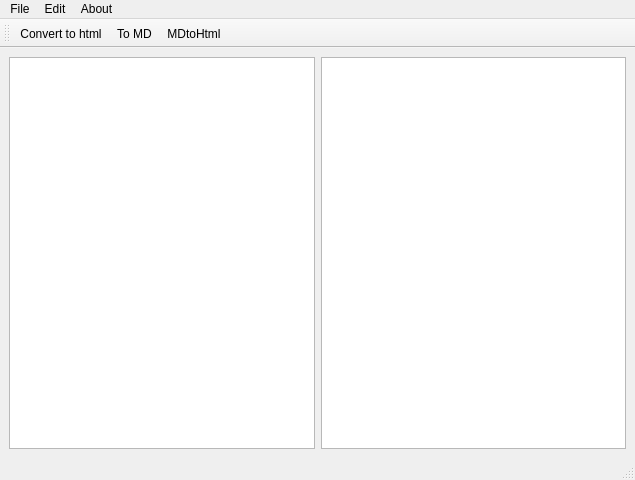
<?xml version="1.0" encoding="UTF-8"?>
<ui version="4.0">
 <class>MainWindow</class>
 <widget class="QMainWindow" name="MainWindow">
  <property name="geometry">
   <rect>
    <x>0</x>
    <y>0</y>
    <width>635</width>
    <height>480</height>
   </rect>
  </property>
  <property name="windowTitle">
   <string>MainWindow</string>
  </property>
  <property name="windowIcon">
   <iconset>
    <normaloff>release/img/wedit.png</normaloff>release/img/wedit.png</iconset>
  </property>
  <widget class="QWidget" name="centralwidget">
   <layout class="QGridLayout" name="gridLayout">
    <item row="0" column="1">
     <widget class="QTextEdit" name="textEditPreview"/>
    </item>
    <item row="0" column="0">
     <widget class="QTextEdit" name="ted"/>
    </item>
   </layout>
  </widget>
  <widget class="QMenuBar" name="menubar">
   <property name="geometry">
    <rect>
     <x>0</x>
     <y>0</y>
     <width>635</width>
     <height>25</height>
    </rect>
   </property>
   <widget class="QMenu" name="menuFile">
    <property name="title">
     <string>File</string>
    </property>
    <addaction name="actionFileOpen"/>
    <addaction name="separator"/>
    <addaction name="actionFileSave"/>
    <addaction name="actionPrint"/>
    <addaction name="actionExit"/>
   </widget>
   <widget class="QMenu" name="menuAbout">
    <property name="title">
     <string>About</string>
    </property>
    <addaction name="separator"/>
    <addaction name="actionAbout"/>
    <addaction name="separator"/>
   </widget>
   <widget class="QMenu" name="menuEdit">
    <property name="title">
     <string>Edit</string>
    </property>
    <addaction name="actionTohtml"/>
   </widget>
   <addaction name="menuFile"/>
   <addaction name="menuEdit"/>
   <addaction name="menuAbout"/>
  </widget>
  <widget class="QStatusBar" name="statusbar"/>
  <widget class="QToolBar" name="toolBar">
   <property name="windowTitle">
    <string>toolBar</string>
   </property>
   <attribute name="toolBarArea">
    <enum>TopToolBarArea</enum>
   </attribute>
   <attribute name="toolBarBreak">
    <bool>false</bool>
   </attribute>
   <addaction name="actionTohtml"/>
   <addaction name="actionToMD"/>
   <addaction name="actionMDtoHtml"/>
  </widget>
  <action name="actionFileOpen">
   <property name="text">
    <string>Open</string>
   </property>
  </action>
  <action name="actionFileSave">
   <property name="text">
    <string>SaveAs</string>
   </property>
  </action>
  <action name="actionAbout">
   <property name="text">
    <string>About</string>
   </property>
  </action>
  <action name="actionExit">
   <property name="text">
    <string>Exit</string>
   </property>
  </action>
  <action name="actionTohtml">
   <property name="text">
    <string>Convert to html</string>
   </property>
  </action>
  <action name="actionPrint">
   <property name="text">
    <string>print</string>
   </property>
  </action>
  <action name="actionToMD">
   <property name="text">
    <string>To MD</string>
   </property>
   <property name="menuRole">
    <enum>QAction::MenuRole::NoRole</enum>
   </property>
  </action>
  <action name="actionMDtoHtml">
   <property name="text">
    <string>MDtoHtml</string>
   </property>
   <property name="menuRole">
    <enum>QAction::MenuRole::NoRole</enum>
   </property>
  </action>
 </widget>
 <resources/>
 <connections/>
</ui>
